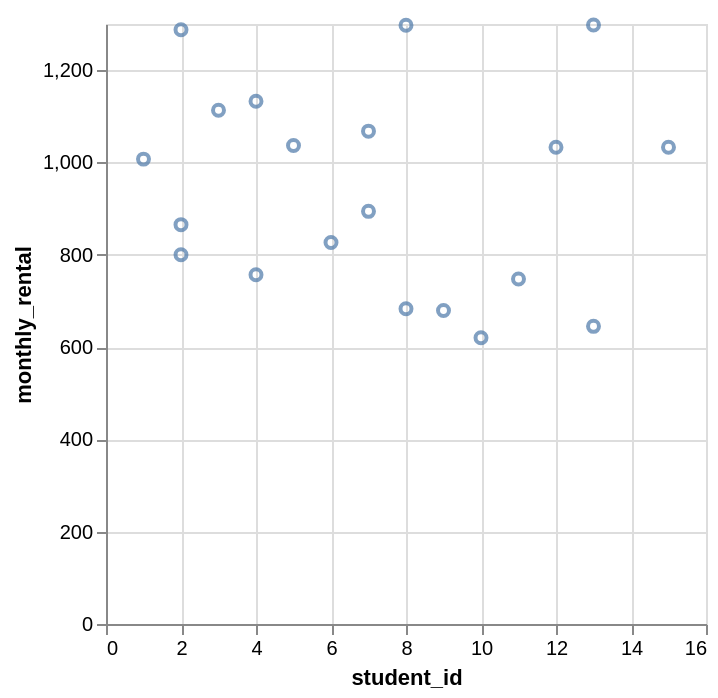

Describe this chart as a Vega-Lite specification.
### Vega-Lite specification from a JSON file in a GitHub repository (floating-point values rounded to 4 significant figures)
{"data": {"values": [{"x_data": 13, "y_data": 1298.0}, {"x_data": 8, "y_data": 1297.0}, {"x_data": 2, "y_data": 1288.0}, {"x_data": 4, "y_data": 1133.0}, {"x_data": 3, "y_data": 1113.0}, {"x_data": 7, "y_data": 1068.0}, {"x_data": 5, "y_data": 1037.0}, {"x_data": 12, "y_data": 1033.0}, {"x_data": 15, "y_data": 1033.0}, {"x_data": 1, "y_data": 1007.0}, {"x_data": 7, "y_data": 894.1}, {"x_data": 2, "y_data": 865.3}, {"x_data": 6, "y_data": 826.4}, {"x_data": 2, "y_data": 800.1}, {"x_data": 4, "y_data": 756.7}, {"x_data": 11, "y_data": 747.5}, {"x_data": 8, "y_data": 683.1}, {"x_data": 9, "y_data": 679.3}, {"x_data": 13, "y_data": 644.9}, {"x_data": 10, "y_data": 620.3}]}, "mark": "point", "encoding": {"x": {"field": "x_data", "type": "quantitative", "title": "student_id"}, "y": {"field": "y_data", "type": "quantitative", "title": "monthly_rental"}}}
